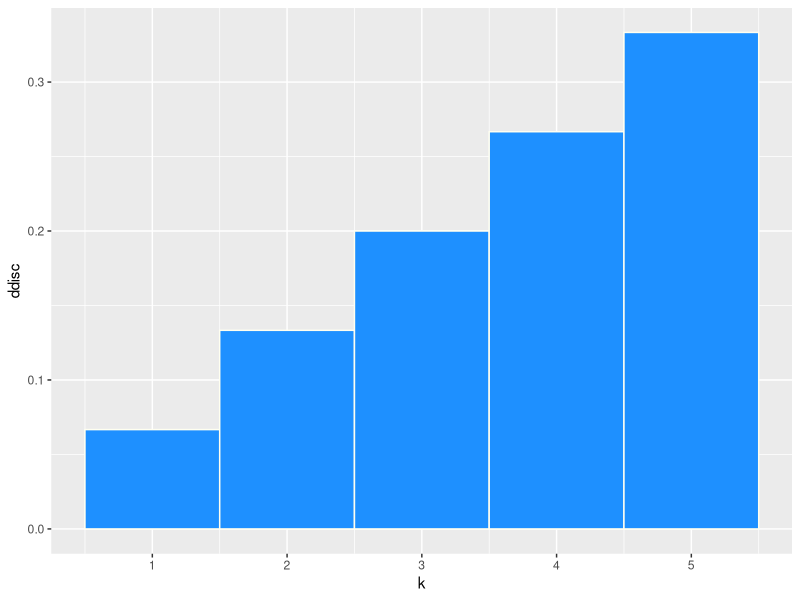
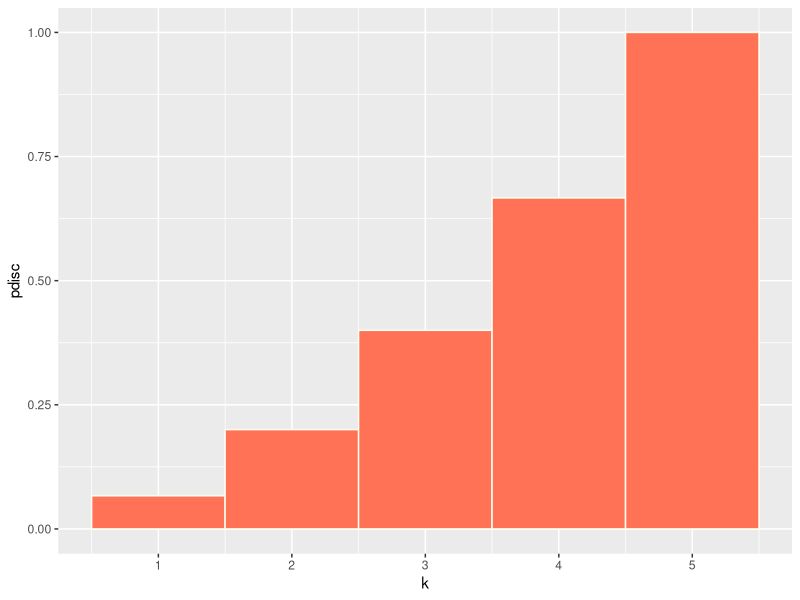
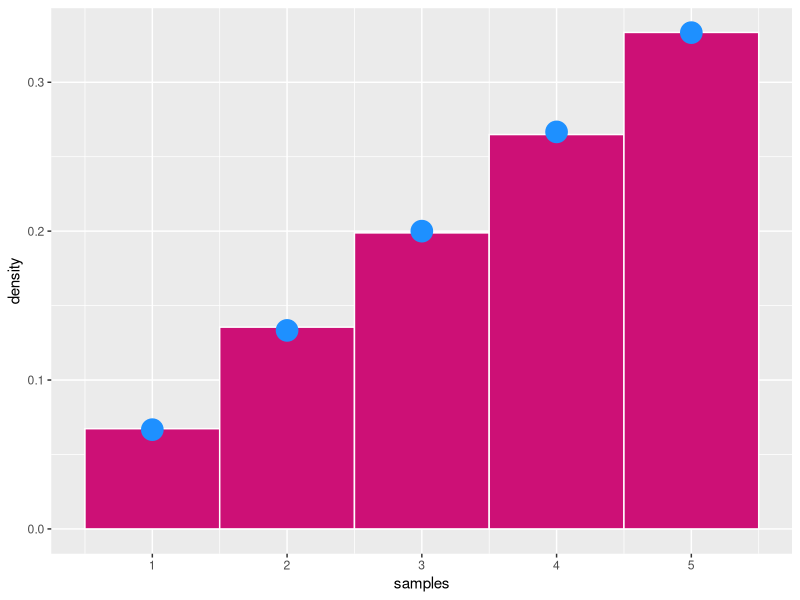
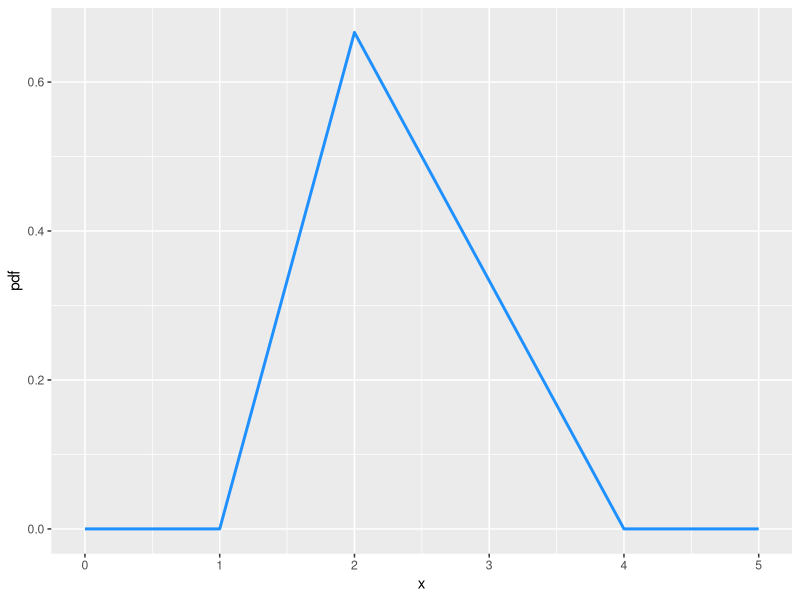
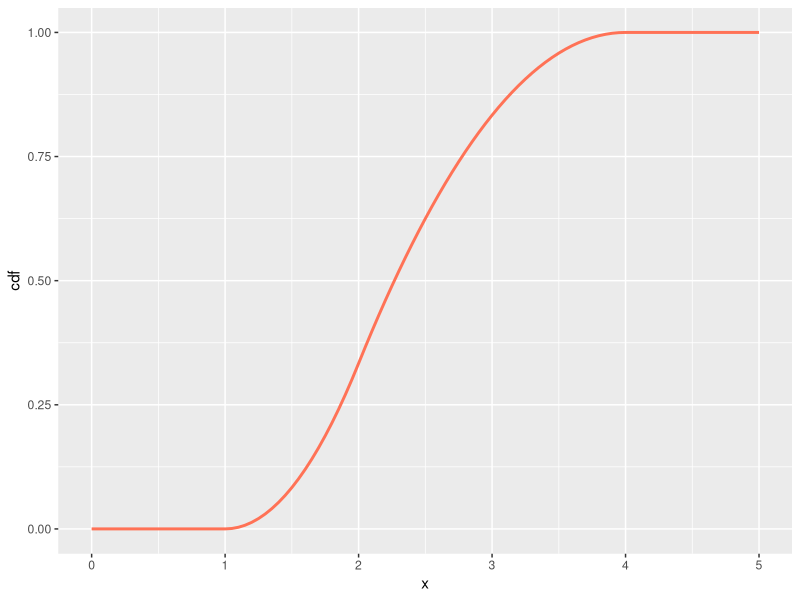
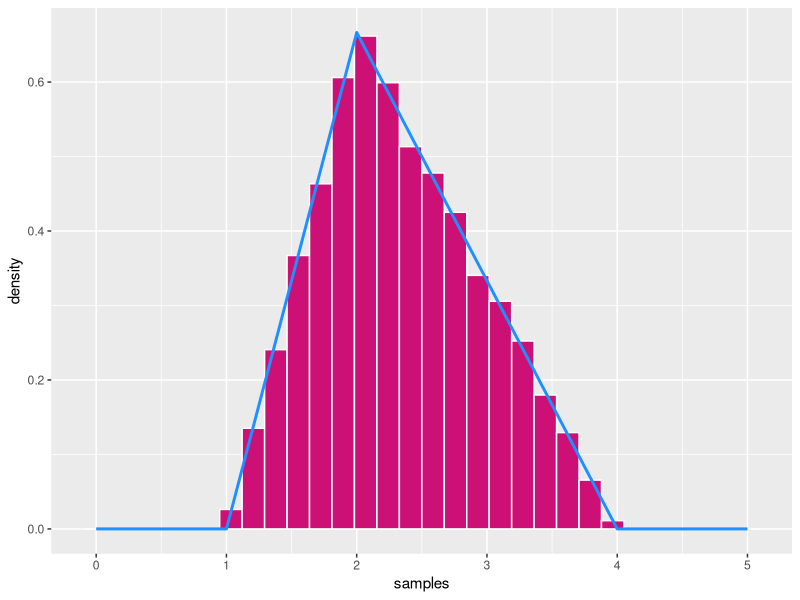
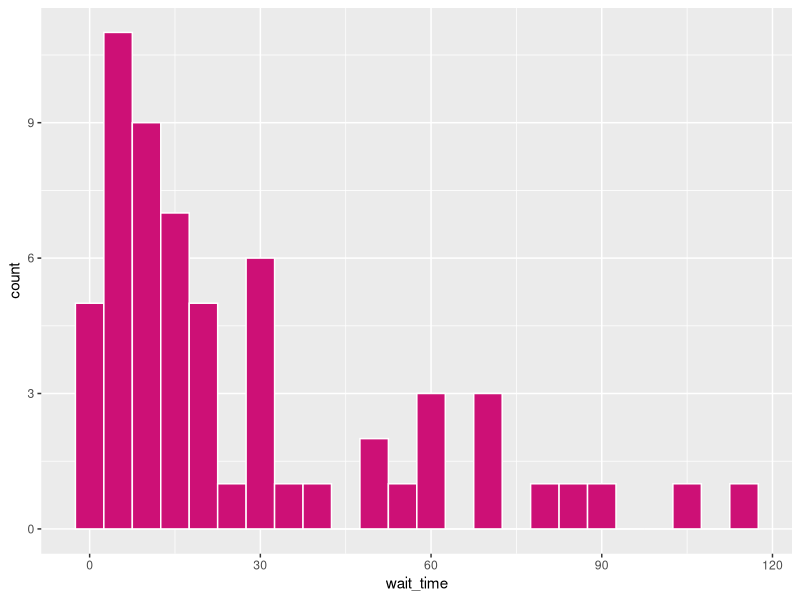
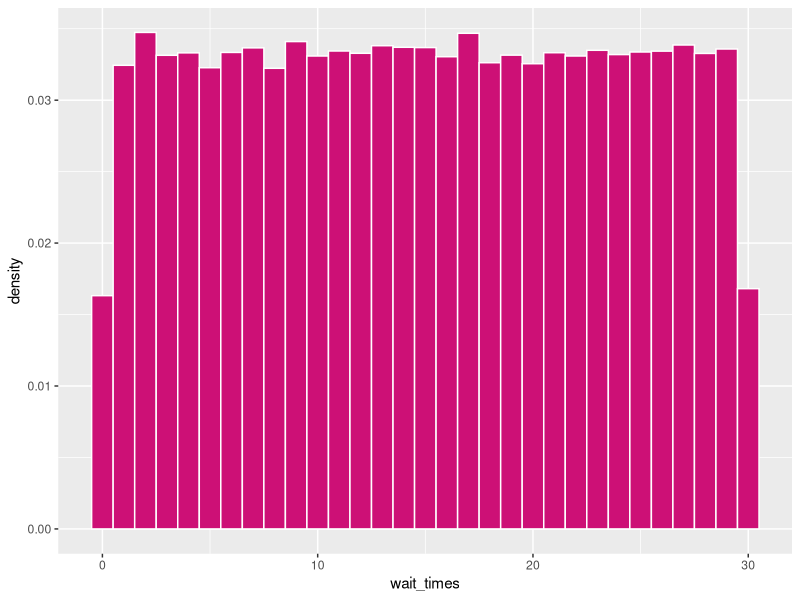

Source code (R) for these figures, in order:
## ---- chunk 1
knitr::opts_chunk$set(echo = TRUE)
## ---- chunk 2
library(tidyverse)
## ---- chunk 3
k <- c(1:5)
ddisc <- k/15
pdisc <- cumsum(ddisc)
## ---- chunk 4
pdfplt <- data.frame(k,ddisc)

(g <- ggplot(pdfplt, aes(x=k,y=ddisc)))+geom_bar(stat="identity", width=1,fill="dodgerblue", color="ivory")
## ---- chunk 5
cdfplt <- data.frame(k,pdisc)

(g <- ggplot(cdfplt, aes(x=k,y=pdisc)))+geom_bar(stat="identity", width=1, fill = "coral1", color="ivory")
## ---- chunk 6
E_x <- sum(k * ddisc)
E_x2 <- sum(k * k * ddisc)
var <- E_x2 - (E_x)**2 

E_x
var
## ---- chunk 7
E_k = 6*E_x - E_x2
E_k
## ---- chunk 8
rdisc = function(n) {
  x <- runif(n,0,1)
  y <- ifelse(x < 1/15, 1,
              ifelse(x < 3/15, 2,
                     ifelse(x < 6/15, 3,
                            ifelse(x < 10/15, 4, 5))))
  
}

sampler <- data.frame(rdisc(10e+4))
colnames(sampler) <- "samples"

(g <- ggplot(sampler) + 
   geom_histogram(binwidth=1 ,fill = "deeppink3", color="white",aes(x=samples, y=after_stat(density))) +
   geom_point(data = pdfplt, size=7, color = "dodgerblue", aes(x=k, y=ddisc)))
## ---- chunk 9


x <- seq(0,5,0.05)
a <- 1
b <- 4
c <- 2

pdf <- ifelse(x<a | x>b, 0, ifelse(x<c, 2*(x-a)/((b-a)*(c-a)), 2*(b-x)/((b-a)*(b-c))))
cdf <- ifelse(x<a, 0,
              ifelse(x<c,(x-a)**2/((b-a)*(c-a)),
                     ifelse(x<b,(c-a)/(b-a)+(2*b*(x-c)-x**2+c**2)/((b-c)*(b-a)),1)))

X <- data.frame(x,pdf,cdf)
## ---- chunk 10
p <- ggplot(X, aes(x=x,y=pdf)) +
     geom_line(lwd=1, color = "dodgerblue")
p
## ---- chunk 11
p <- ggplot(X, aes(x=x,y=cdf)) +
     geom_line(lwd=1, color = "coral1")
p
## ---- chunk 12
samplefunc <- function(N) {
  i <- 1
  SMPL <- rep(0,N)
  while (i<N+1) {
    x <- runif(1,a,b)
    y <- runif(1,0,1)
    if(x<=c) {
      if (y < 2*(x-a)/((b-a)*(c-a))) {
        SMPL[i] <- x
        i <- i+1
      }
    }
    if(x>c) {
      if (y < 2*(b-x)/((b-a)*(b-c))) {
        SMPL[i] <- x
        i <- i+1
      }
    }
  }
  return(SMPL)
}
## ---- chunk 13
Y <- data.frame(samplefunc(1e+4))
colnames(Y) <- "samples"

(g <- ggplot(Y) + 
   geom_histogram(fill = "deeppink3", color="white",aes(x=samples, y=after_stat(density))) +
   geom_line(data = X, lwd=1, color = "dodgerblue", aes(x=x, y=pdf)))
## ---- chunk 14
X <- data.frame(rexp(60,1/30))
colnames(X) <- "wait_time"
wt <- mean(X$wait_time)

(g <- ggplot(X, aes(x=wait_time)) + geom_histogram(binwidth= 5, fill = "deeppink3", color="white"))
## ---- chunk 15
wt <- pexp(12,1/30)
wt
## ---- chunk 16
wt <- 1 - pexp(60,1/30)
wt
## ---- chunk 17
a <- (1*0.7)/(1*0.7+0.2*0.3)
a
## ---- chunk 18
N <- 100000
t <- runif(N,0,60)
wait <- ifelse(t<15,15-t,ifelse(t<45,45-t,75-t))

Y <- data.frame(wait)
colnames(Y) <- "wait_times"

(g <- ggplot(Y, aes(x=wait_times)) + geom_histogram(binwidth=1,fill = "deeppink3", color="white", aes(y=after_stat(density))))
## ---- chunk 19
wt <- length(which(Y$wait_times<=10))/length(Y$wait_times)
wt
## ---- chunk 20
wt <- length(which(Y$wait_times>15))/length(Y$wait_times)
wt
## ---- chunk 21
wt <- mean(Y$wait_times)
wt
## ---- chunk 22
target_perc <- 800/170
prob <- 1 - pnorm(target_perc,10,12)
prob
